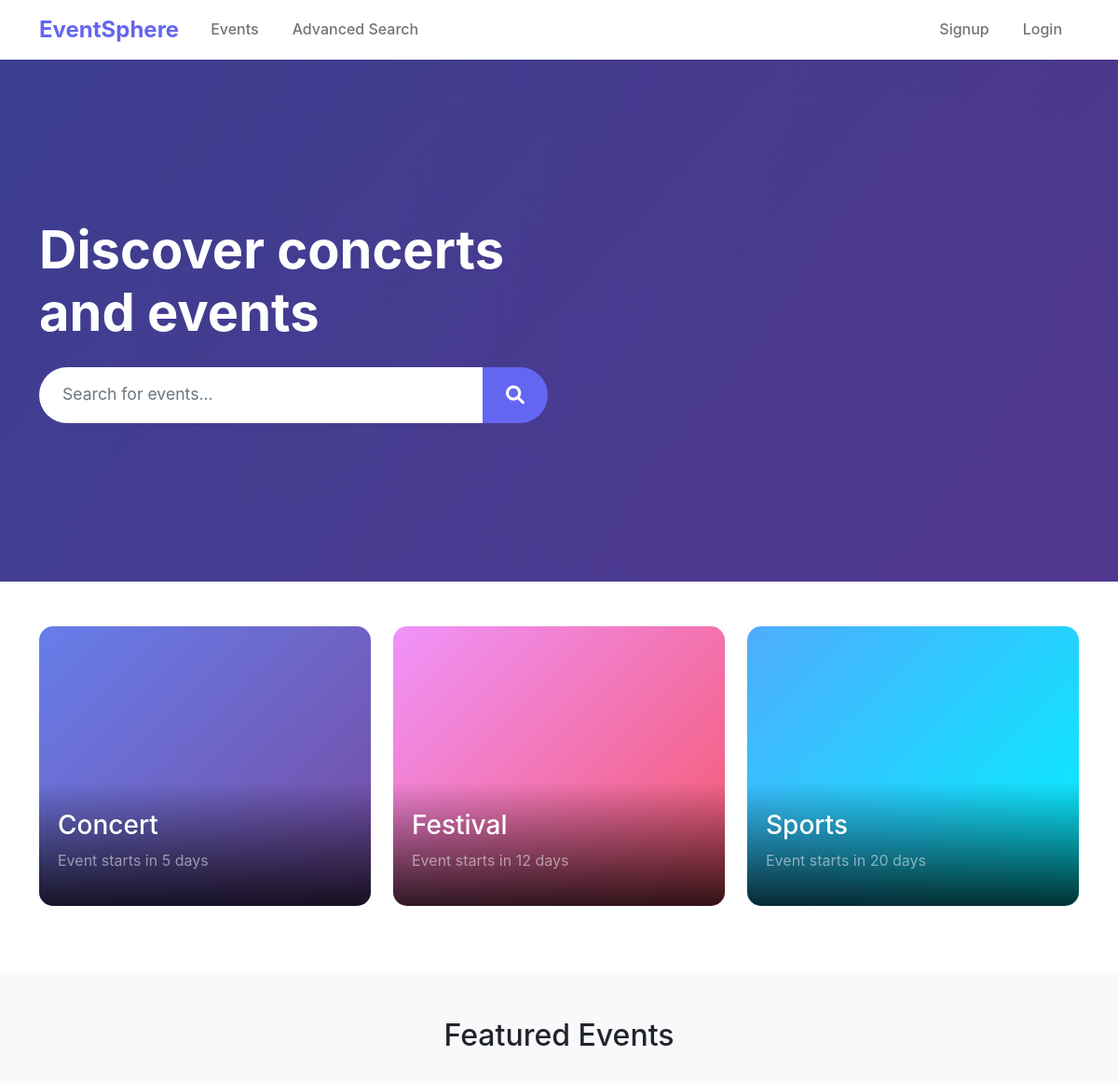
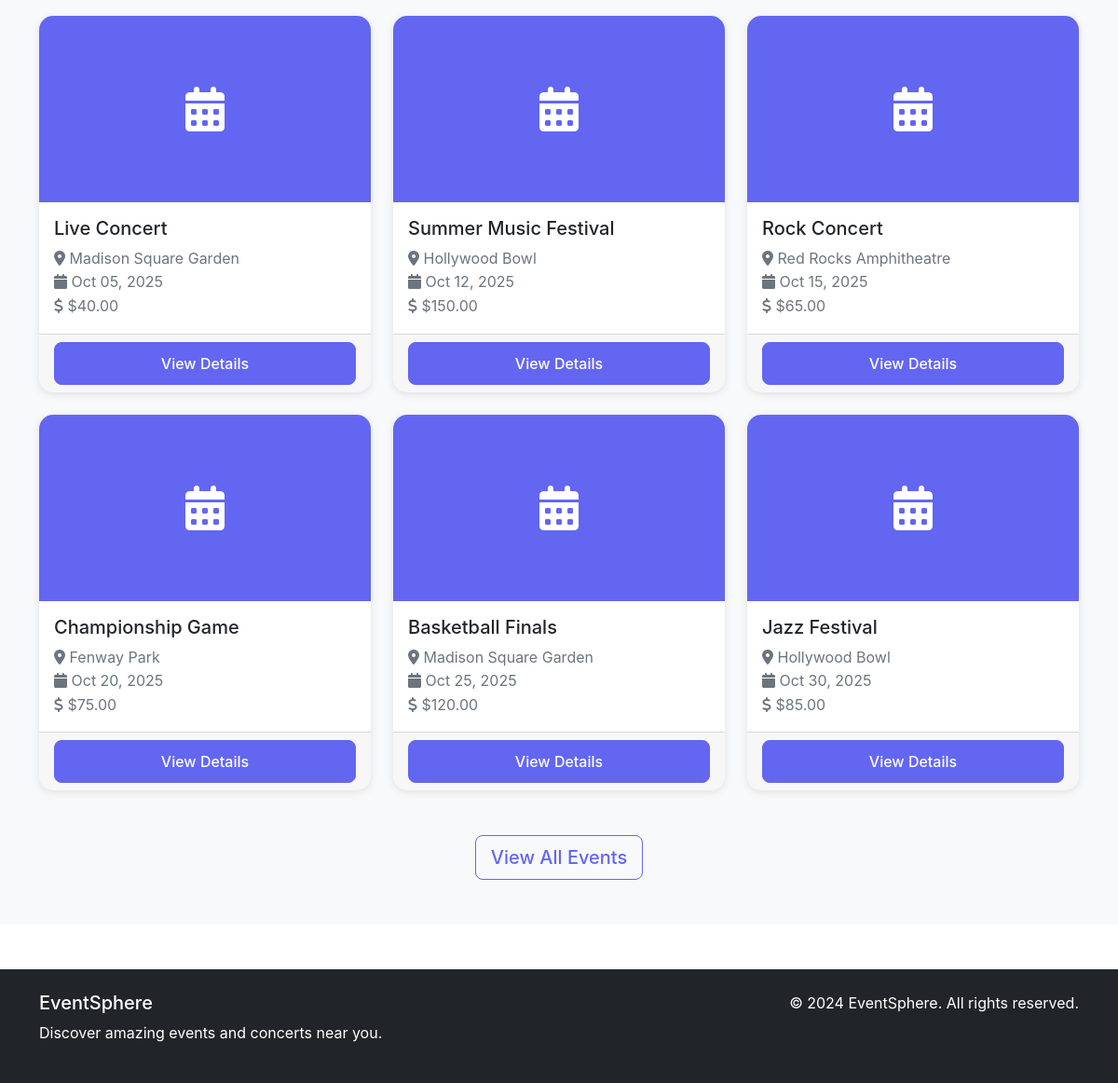
The page / on the database its author committed (2 pictures, top to bottom).
### events/models.py (models this page shows, shortened)
class Event(models.Model):
    title = models.CharField(max_length=200)
    description = models.TextField()
    category = models.ForeignKey(Category, on_delete=models.CASCADE)
    venue = models.ForeignKey(Venue, on_delete=models.CASCADE)
    date = models.DateTimeField()
    price = models.DecimalField(max_digits=10, decimal_places=2)
    image = models.ImageField(upload_to='events/', blank=True, null=True)
    created_by = models.ForeignKey(User, on_delete=models.CASCADE, null=True, blank=True)
    created_at = models.DateTimeField(auto_now_add=True)
    updated_at = models.DateTimeField(auto_now=True)
    is_active = models.BooleanField(default=True)
    class Meta:
        ordering = ['date']

class Venue(models.Model):
    name = models.CharField(max_length=200)
    address = models.TextField()
    city = models.CharField(max_length=100)
    state = models.CharField(max_length=100)
    zip_code = models.CharField(max_length=20)
    capacity = models.IntegerField(default=0)

### events/views.py (the view)
# urls.py: 2. Add a URL to urlpatterns:  path('', views.home, name='home')
def home(request):
    categories = Category.objects.all()[:3]  # Get first 3 categories for display
    featured_events = Event.objects.filter(is_active=True)[:6]
    concerts = Event.objects.filter(category__slug='concert', is_active=True)[:3]
    festivals = Event.objects.filter(category__slug='festival', is_active=True)[:3]
    sports = Event.objects.filter(category__slug='sports', is_active=True)[:3]
    context = {
        'categories': categories,
        'featured_events': featured_events,
        'concerts': concerts,
        'festivals': festivals,
        'sports': sports,
    }
    return render(request, 'events/home.html', context)

### templates/events/home.html (shortened to what this page needs)
{% extends 'base.html' %}
{% load static %}
{% block content %}
<section class="hero-section">
    <div class="hero-overlay">
        <div class="container">
            <div class="row align-items-center min-vh-75">
                <div class="col-lg-6">
                    <h1 class="display-4 text-white fw-bold mb-4">
                        Discover concerts<br>and events
                    </h1>
                    <form method="GET" action="{% url 'events:search_events' %}" class="search-form">
                        <div class="input-group input-group-lg">
                            <input type="text" class="form-control" name="q" placeholder="Search for events..."
                                   value="{{ request.GET.q }}">
                            <button class="btn btn-primary" type="submit">
                                <i class="fas fa-search"></i>
                            </button>
                        </div>
                    </form>
                </div>
            </div>
        </div>
    </div>
</section>
<section class="py-5">
    <div class="container">
        <div class="row">
            <div class="col-md-4 mb-4">
                <a href="{% url 'events:events_by_category' 'concert' %}" class="text-decoration-none">
                    <div class="category-card">
                        <div class="category-image concert-bg">
                            <div class="category-overlay">
                                <h3 class="text-white">Concert</h3>
                                <p class="text-white-50">Event starts in 5 days</p>
                            </div>
                        </div>
                    </div>
                </a>
            </div>
            <div class="col-md-4 mb-4">
                <a href="{% url 'events:events_by_category' 'festival' %}" class="text-decoration-none">
                    <div class="category-card">
                        <div class="category-image festival-bg">
                            <div class="category-overlay">
                                <h3 class="text-white">Festival</h3>
                                <p class="text-white-50">Event starts in 12 days</p>
                            </div>
                        </div>
                    </div>
                </a>
            </div>
            <div class="col-md-4 mb-4">
                <a href="{% url 'events:events_by_category' 'sports' %}" class="text-decoration-none">
                    <div class="category-card">
                        <div class="category-image sports-bg">
                            <div class="category-overlay">
                                <h3 class="text-white">Sports</h3>
                                <p class="text-white-50">Event starts in 20 days</p>
                            </div>
                        </div>
                    </div>
                </a>
            </div>
        </div>
    </div>
</section>
{% if featured_events %}
<section class="py-5 bg-light">
    <div class="container">
        <h2 class="text-center mb-5">Featured Events</h2>
        <div class="row">
            {% for event in featured_events %}
            <div class="col-md-4 mb-4">
                <div class="card event-card h-100">
                    {% if event.image %}
                    <img src="{{ event.image.url }}" class="card-img-top" alt="{{ event.title }}">
                    {% else %}
                    <div class="card-img-top bg-primary d-flex align-items-center justify-content-center" style="height: 200px;">
                        <i class="fas fa-calendar-alt fa-3x text-white"></i>
                    </div>
                    {% endif %}
                    <div class="card-body">
                        <h5 class="card-title">{{ event.title }}</h5>
                        <p class="card-text text-muted">
                            <i class="fas fa-map-marker-alt"></i> {{ event.venue.name }}<br>
                            <i class="fas fa-calendar"></i> {{ event.date|date:"M d, Y" }}<br>
                            <i class="fas fa-dollar-sign"></i> ${{ event.price }}
                        </p>
                    </div>
                    <div class="card-footer">
                        <a href="{% url 'events:event_detail' event.pk %}" class="btn btn-primary w-100">View Details</a>
                    </div>
                </div>
            </div>
            {% endfor %}
        </div>
        <div class="text-center mt-4">
            <a href="{% url 'events:event_list' %}" class="btn btn-outline-primary btn-lg">View All Events</a>
        </div>
    </div>
</section>
{% endif %}
{% endblock %}

### templates/base.html (shortened to what this page needs)
<!DOCTYPE html>
<html lang="en">
<head>
    {% load static %}
    <link href="https://cdn.jsdelivr.net/npm/bootstrap@5.1.3/dist/css/bootstrap.min.css" rel="stylesheet">
    <link href="https://cdnjs.cloudflare.com/ajax/libs/font-awesome/6.0.0/css/all.min.css" rel="stylesheet">
    <link href="{% static 'css/style.css' %}" rel="stylesheet">
</head>
<body>
    <nav class="navbar navbar-expand-lg navbar-light bg-white shadow-sm">
        <div class="container">
            <a class="navbar-brand fw-bold" href="{% url 'home' %}">EventSphere</a>
            <div class="collapse navbar-collapse" id="navbarNav">
                <ul class="navbar-nav me-auto">
                    <li class="nav-item">
                        <a class="nav-link" href="{% url 'events:event_list' %}">Events</a>
                    </li>
                    <li class="nav-item">
                        <a class="nav-link" href="{% url 'events:advanced_search' %}">Advanced Search</a>
                    </li>
                </ul>
                <ul class="navbar-nav">
                    {% if user.is_authenticated %}
                    <li class="nav-item">
                        <a class="nav-link" href="{% url 'notifications:notification_list' %}">
                            <i class="fas fa-bell"></i>
                            <span class="badge bg-danger" id="notification-count" style="font-size: 0.7em;">0</span>
                        </a>
                    </li>
                    <li class="nav-item dropdown">
                        <a class="nav-link dropdown-toggle" href="#" id="navbarDropdown" role="button" data-bs-toggle="dropdown">
                            <i class="fas fa-user"></i> {{ user.username }}
                        </a>
                        <ul class="dropdown-menu">
                            <li><a class="dropdown-item" href="{% url 'accounts:profile' %}">Profile</a></li>
                            <li><a class="dropdown-item" href="{% url 'dashboard:favorites' %}">Favorites</a></li>
                            <li><a class="dropdown-item" href="{% url 'events:my_bookings' %}">My Bookings</a></li>
                            <li><a class="dropdown-item" href="{% url 'events:my_events' %}">My Events</a></li>
                            <li><a class="dropdown-item" href="{% url 'notifications:notification_preferences' %}">Notification Settings</a></li>
                            <li><hr class="dropdown-divider"></li>
                            <li><a class="dropdown-item" href="{% url 'accounts:logout' %}">Logout</a></li>
                        </ul>
                    </li>
                    {% else %}
                    <li class="nav-item">
                        <a class="nav-link" href="{% url 'accounts:signup' %}">Signup</a>
                    </li>
                    <li class="nav-item">
                        <a class="nav-link" href="{% url 'accounts:login' %}">Login</a>
                    </li>
                    {% endif %}
                </ul>
            </div>
        </div>
    </nav>
    <main>
        {% block content %}
        {% endblock %}
    </main>
    <footer class="bg-dark text-white py-4 mt-5">
        <div class="container">
            <div class="row">
                <div class="col-md-6">
                    <h5>EventSphere</h5>
                    <p>Discover amazing events and concerts near you.</p>
                </div>
                <div class="col-md-6 text-md-end">
                    <p>&copy; 2024 EventSphere. All rights reserved.</p>
                </div>
            </div>
        </div>
    </footer>
</body>
</html>

### static/css/style.css (style rules this page uses)
:root { --primary-color: #6366f1; --secondary-color: #8b5cf6; --dark-color: #1f2937; --light-color: #f8fafc; }
body { font-family: 'Inter', -apple-system, BlinkMacSystemFont, sans-serif; line-height: 1.6; }
.hero-section { background: linear-gradient(135deg, rgba(99, 102, 241, 0.9), rgba(139, 92, 246, 0.9)), linear-gradient(45deg, #667eea 0%, #764ba2 100%); min-height: 70vh; position: relative; display: flex; align-items: center; }
.hero-overlay { position: absolute; top: 0; left: 0; right: 0; bottom: 0; background: rgba(0, 0, 0, 0.4); display: flex; align-items: center; }
.min-vh-75 { min-height: 75vh; }
.search-form .form-control { border-radius: 50px 0 0 50px; border: none; padding: 15px 25px; font-size: 1.1rem; }
.search-form .btn { border-radius: 0 50px 50px 0; padding: 15px 25px; border: none; }
.category-card { position: relative; border-radius: 15px; overflow: hidden; height: 300px; cursor: pointer; transition: transform 0.3s ease; }
.category-image { position: relative; height: 100%; }
.concert-bg { background: linear-gradient(135deg, #667eea 0%, #764ba2 100%); }
.festival-bg { background: linear-gradient(135deg, #f093fb 0%, #f5576c 100%); }
.sports-bg { background: linear-gradient(135deg, #4facfe 0%, #00f2fe 100%); }
.category-overlay { position: absolute; bottom: 0; left: 0; right: 0; background: linear-gradient(transparent, rgba(0, 0, 0, 0.8)); padding: 30px 20px 20px; }
.event-card { border: none; border-radius: 15px; overflow: hidden; transition: transform 0.3s ease, box-shadow 0.3s ease; }
.event-card .card-img-top { height: 200px; object-fit: cover; }
.navbar-brand { font-size: 1.5rem; color: var(--primary-color) !important; }
.navbar-nav .nav-link { font-weight: 500; margin: 0 10px; }
.btn-primary { background-color: var(--primary-color); border-color: var(--primary-color); border-radius: 8px; font-weight: 500; padding: 10px 20px; }
.btn-outline-primary { color: var(--primary-color); border-color: var(--primary-color); border-radius: 8px; font-weight: 500; }
.card { border: none; border-radius: 15px; box-shadow: 0 2px 10px rgba(0, 0, 0, 0.1); }
.form-control { border-radius: 8px; border: 1px solid #d1d5db; padding: 12px 15px; }
.bg-primary { background-color: var(--primary-color) !important; }
.shadow-sm { box-shadow: 0 1px 3px rgba(0, 0, 0, 0.1) !important; }
footer { margin-top: auto; }

### rows shown on the page
Event: title "Live Concert", venue.name "Madison Square Garden", date "Oct 05, 2025", price "40.00"
Event: title "Summer Music Festival", venue.name "Hollywood Bowl", date "Oct 12, 2025", price "150.00"
Event: title "Rock Concert", venue.name "Red Rocks Amphitheatre", date "Oct 15, 2025", price "65.00"
Event: title "Championship Game", venue.name "Fenway Park", date "Oct 20, 2025", price "75.00"
Event: title "Basketball Finals", venue.name "Madison Square Garden", date "Oct 25, 2025", price "120.00"
Event: title "Jazz Festival", venue.name "Hollywood Bowl", date "Oct 30, 2025", price "85.00"
